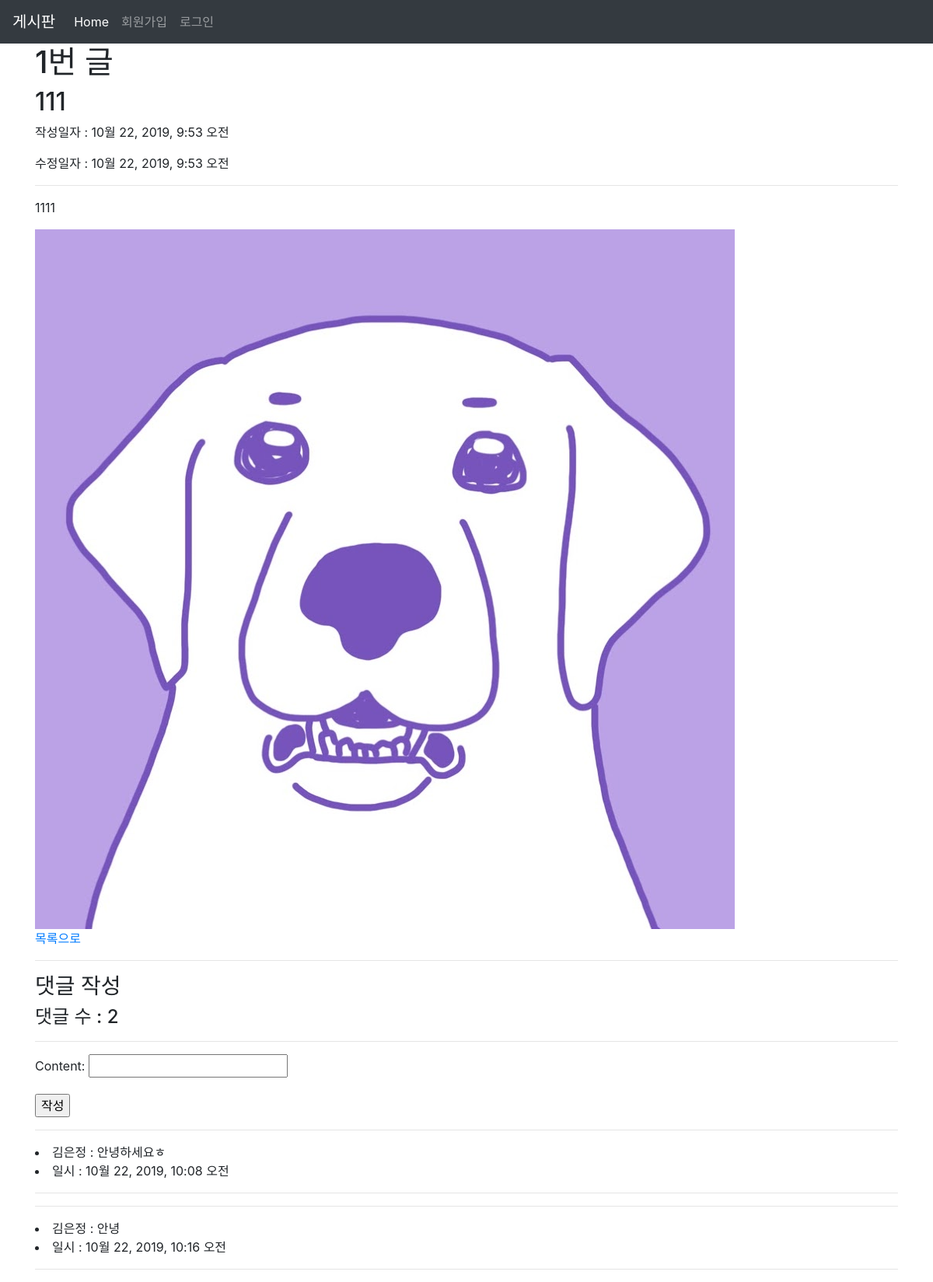
/articles/1/, run on the app's committed database.
### articles/models.py (models this page shows, shortened)
class Article(models.Model):
   title = models.CharField(max_length=10)
   content = models.TextField()
   image = models.ImageField(blank=True)
   image_thumbnail = ProcessedImageField(
       blank=True,
       processors=[ResizeToFill(300, 300)],
       format='JPEG',
       options={'quality': 80}
   )
   created_at = models.DateTimeField(auto_now_add=True)
   updated_at = models.DateTimeField(auto_now=True)
   user = models.ForeignKey(settings.AUTH_USER_MODEL, on_delete=models.CASCADE)

class Comment(models.Model):
   content = models.CharField(max_length=140)
   created_at = models.DateTimeField(auto_now_add=True)
   article = models.ForeignKey(Article, on_delete=models.CASCADE)
   user = models.ForeignKey(settings.AUTH_USER_MODEL, on_delete=models.CASCADE)

### accounts/models.py (models this page shows)
class User(AbstractUser):
    pass

### articles/views.py (the view)
# urls.py: path('<int:article_pk>/', views.detail, name='detail'),
def detail(request, article_pk):
    article = get_object_or_404(Article, pk=article_pk)
    comments = article.comment_set.all()
    comment_form = CommentForm()
    context = {
        'article': article,
        'comments': comments,
        'comment_form' : comment_form,
    }
    return render(request, 'articles/detail.html', context)

### articles/forms.py
class CommentForm(forms.ModelForm):
    class Meta:
        model = Comment
        fields = '__all__'
        exclude = ('article', 'user', )

### articles/templates/articles/detail.html (shortened to what this page needs)
{% extends 'articles/base.html' %}
{% load bootstrap4 %}
{% block body %}
<h1>{{ article.id }}번 글</h1>
<h2>{{ article.title }}</h2>
<p>작성일자 : {{ article.created_at }}</p>
<p>수정일자 : {{ article.updated_at }}</p>
<hr>
<p>{{ article.content }}</p>
{% if article.image %}
    <div><img src="{{ article.image.url }}" alt=""></div>
{% endif %}
<a href="{% url 'articles:index' %}">목록으로</a>
<hr>
<h3>댓글 작성 </h3>
<h4>댓글 수 : {{ comments.count }}</h4>
<hr>
{% if article.user %}
    <form action="{% url 'articles:comment_create' article.pk %}" method="POST">
        {{ comment_form.as_p }}
        <input type="submit" value="작성">
    </form>
{% endif %}
{% for comment in article.comment_set.all %}
    <hr>
    <li>{{comment.user.username }} : {{ comment.content }}</li>
    <li>일시 : {{ comment.created_at }}</li>
    <hr>
{% empty %}
    <p>댓글이 없습니다.</p>
{% endfor %}
{% endblock %}

### articles/templates/articles/base.html (shortened to what this page needs)
{% load static %}
<!DOCTYPE html>
<html lang="ko">
<head>
  <link rel="stylesheet" href="{% static 'bootstrap/css/bootstrap.min.css' %}">
</head>
<body>
  <nav class="navbar navbar-expand-lg navbar-dark bg-dark">
    <a class="navbar-brand" href="/articles/">게시판</a>
    <div class="collapse navbar-collapse" id="navbarNav">
      <ul class="navbar-nav">
        <li class="nav-item active">
          <a class="nav-link" href="/articles/">Home <span class="sr-only">(current)</span></a>
        </li>
        {% if user.is_authenticated %}
        <li class="nav-item">
          <a class="nav-link">{{ user.username }}</a>
        </li>
        <li class="nav-item">
          <a class="nav-link" href="{% url 'accounts:logout'%}">로그아웃</a>
        </li>
        {% else %}
        <li class="nav-item">
          <a class="nav-link" href="{% url 'accounts:signup'%}">회원가입</a>
        </li>
        <li class="nav-item">
          <a class="nav-link" href="{% url 'accounts:login'%}">로그인</a>
        </li>
        {% endif %}
      </ul>
    </div>
  </nav>
  <div class="container">
    {% block body %}
    {% endblock %}
  </div>
</body>
</html>

### data on the page
Article: id "1", title "111", created_at "10월 22, 2019, 9:53 오전", updated_at "10월 22, 2019, 9:53 오전", content "1111", image (picture), count "2"
Comment: user.username "김은정", content "안녕하세요ㅎ", created_at "10월 22, 2019, 10:08 오전"
Comment: user.username "김은정", content "안녕", created_at "10월 22, 2019, 10:16 오전"
